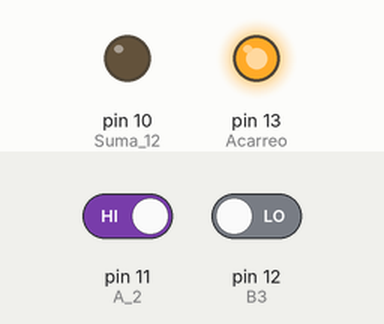
The sketch below on a simulated Arduino Uno, built with avr-gcc and run on an emulated ATmega328P. On the bench: output pins drawn as LEDs (lit = HIGH). Dashed ring = blinking. Inputs (shaded band) come from the test bench; at power-on: pin 11 (A_2) HIGH, pin 12 (B3) LOW.

Above: at 1.2 s.
1.3 s: pin 11 (A_2) driven LOW
At 2.1 s:
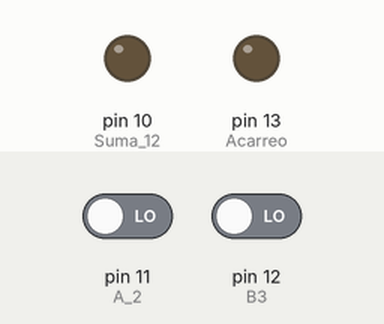
2.8 s: pin 12 (B3) driven HIGH
At 3.59 s:
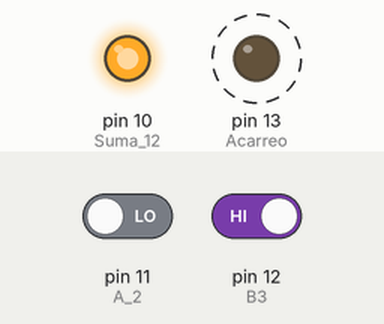
5.8 s: pin 12 (B3) driven LOW
7.3 s: pin 11 (A_2) driven HIGH
At 8.5 s:
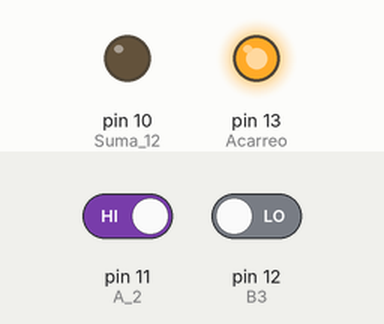
8.8 s: pin 11 (A_2) driven LOW and pin 12 (B3) driven HIGH
At 9.26 s:
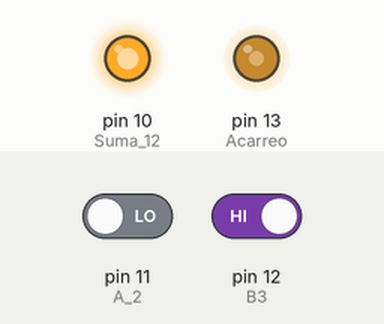
Timing chart, 0 to 11.8 s (numbered marks = the images above; inputs shaded):
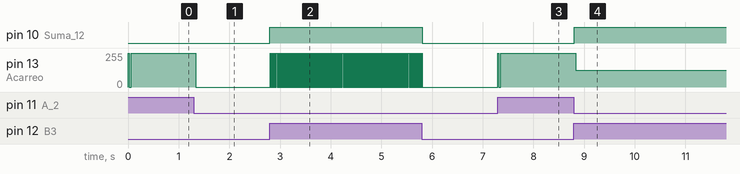

The sketch:

sketch_mar19a.ino
```cpp
//RESTA
int A = 0;
int B = 0;
void setup() {
  pinMode(11, INPUT);    //A 2
  pinMode(12, INPUT);    //B3
  pinMode(10, OUTPUT);  //Suma 12
  pinMode(13, OUTPUT);  //Acarreo
}

//SISTEMA resta y acarreo

void loop() {
  A = digitalRead(11);
  B = digitalRead(12);
  if (!A&&B)
    {digitalWrite(10, HIGH);delay(10);}
  if (A^B)
    {digitalWrite(13, HIGH);delay(10);}
 digitalWrite(10, LOW);
 digitalWrite(13, LOW);
}
```

Measured:
- after the input at 1.3 s, pin 13 (Acarreo): 255/255 → 0/255 at once
- after the input at 2.8 s, pin 10 (Suma_12): LOW → HIGH at once; pin 13 (Acarreo): alternates 255/255 for 0.01 s and 0/255 for 0.01 s, starting at once
- after the input at 5.8 s, pin 10 (Suma_12): HIGH → LOW at once; pin 13 (Acarreo): goes on until 5.8 s, then stays 0/255
- after the input at 7.3 s, pin 13 (Acarreo): 0/255 → 255/255 at once
- after the input at 8.8 s, pin 10 (Suma_12): LOW → HIGH at once; pin 13 (Acarreo): 255/255 → 127/255 at once
